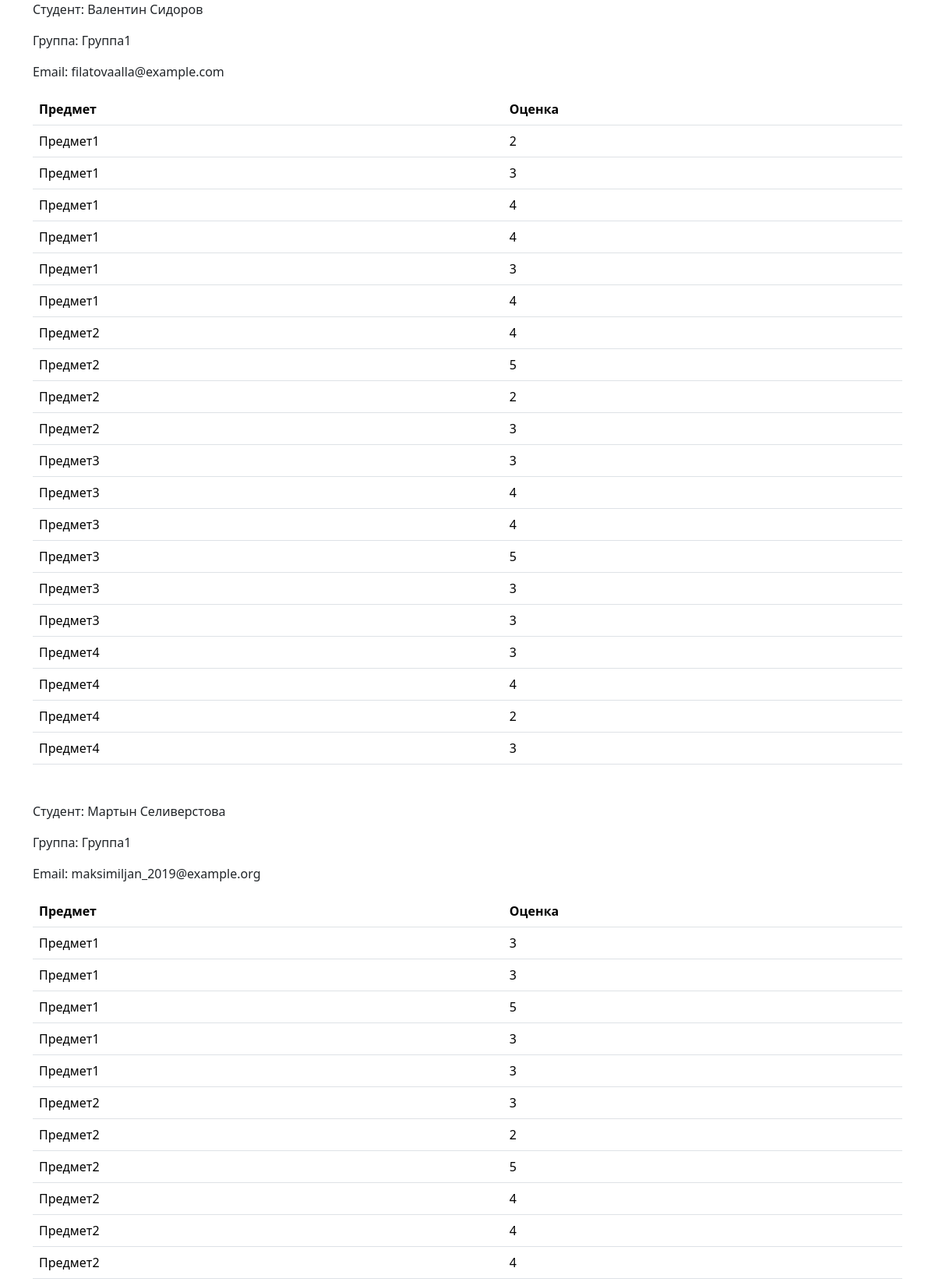
The page / (upper part) on the database its author committed.
### models.py (models this page shows, shortened)
class Student(db.Model):
    id = db.Column(db.Integer, primary_key=True)
    name = db.Column(db.String(50), nullable=False)
    last_name = db.Column(db.String(50), nullable=False)
    group = db.Column(db.String(50), nullable=False)
    email = db.Column(db.String(50), nullable=False)
    grades = db.relationship('Grade', backref='student')

class Grade(db.Model):
    id = db.Column(db.Integer, primary_key=True)
    subject = db.Column(db.String(50), nullable=False)
    grade = db.Column(db.Integer, nullable=False)
    student_id = db.Column(db.Integer, db.ForeignKey(
        'student.id'), nullable=False)

### main.py (the view)
@app.route('/')
def index():
    students = Student.query.all()
    context = {'students': students}
    return render_template('grade.html', **context)

### templates/grade.html
{% extends "layout.html" %}
{% block content %}
{% for student in students %}
<div class="container mb-5">
    <p>Студент: {{ student.name }} {{ student.last_name }}</p>
    <p>Группа: {{ student.group }}</p>
    <p>Email: {{ student.email }}</p>
    <table class="table">
        <th>Предмет</th>
        <th>Оценка</th>
        {% for grade in student.grades|sort(attribute='subject') %}
        <tr>
            <td>{{ grade.subject }}</td>
            <td>{{ grade.grade }}</td>
        </tr>
        {% endfor %}
    </table>
</div>
{% endfor %}
{% endblock content %}

### templates/layout.html (shortened to what this page needs)
<!DOCTYPE html>
<html lang="en">
  <head>
    <link href="https://cdn.jsdelivr.net/npm/bootstrap@5.3.2/dist/css/bootstrap.min.css" rel="stylesheet">
  </head>
  <body>
    {% block content %}{% endblock %}
  </body>
</html>

### rows shown on the page
Student: name "Валентин", last_name "Сидоров", group "Группа1", email "filatovaalla@example.com"
Grade: subject "Предмет1", grade "2"
Grade: subject "Предмет1", grade "3"
Grade: subject "Предмет1", grade "4"
Grade: subject "Предмет1", grade "4"
Grade: subject "Предмет1", grade "3"
Grade: subject "Предмет1", grade "4"
Grade: subject "Предмет2", grade "4"
Grade: subject "Предмет2", grade "5"
Grade: subject "Предмет2", grade "2"
Grade: subject "Предмет2", grade "3"
Grade: subject "Предмет3", grade "3"
Grade: subject "Предмет3", grade "4"
Grade: subject "Предмет3", grade "4"
Grade: subject "Предмет3", grade "5"
Grade: subject "Предмет3", grade "3"
Grade: subject "Предмет3", grade "3"
Grade: subject "Предмет4", grade "3"
Grade: subject "Предмет4", grade "4"
Grade: subject "Предмет4", grade "2"
Grade: subject "Предмет4", grade "3"
Student: name "Мартын", last_name "Селиверстова", group "Группа1", email "maksimiljan_2019@example.org"
Grade: subject "Предмет1", grade "3"
Grade: subject "Предмет1", grade "3"
Grade: subject "Предмет1", grade "5"
Grade: subject "Предмет1", grade "3"
Grade: subject "Предмет1", grade "3"
Grade: subject "Предмет2", grade "3"
Grade: subject "Предмет2", grade "2"
Grade: subject "Предмет2", grade "5"
Grade: subject "Предмет2", grade "4"
Grade: subject "Предмет2", grade "4"
Grade: subject "Предмет2", grade "4"
